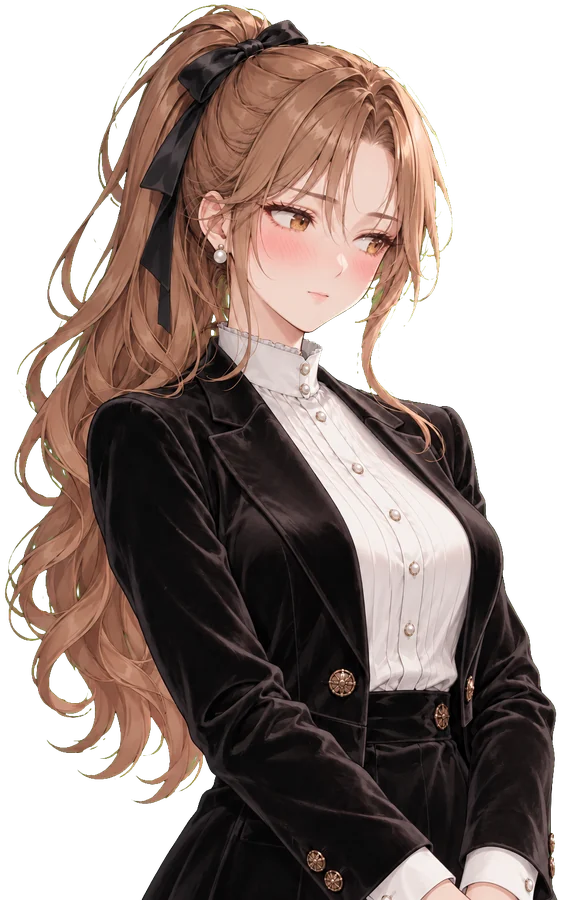
#> input picture piano-block-puzzle/art/chaea_blush.webp, 562 x 900 px
$ python key-portrait.py ../art/chaea_blush.webp ../art/chaea_normal.webp 100
#> lines starting #> are read from the running program, lines starting #| are printed output that depends on the picture
# 크로마키 초록(#00FF00) 배경을 빼고 투명 webp 로 줄여 저장한다.
#   python tools/key-portrait.py 원본.png 결과.webp [높이=900]
# 초록이 다른 색보다 얼마나 센지로 투명도를 정하고, 가장자리에 번진 초록은 빼 준다(despill).
import sys
import numpy as np
from PIL import Image

src, dst = sys.argv[1], sys.argv[2]
height = int(sys.argv[3]) if len(sys.argv) > 3 else 900

im = Image.open(src).convert('RGB')
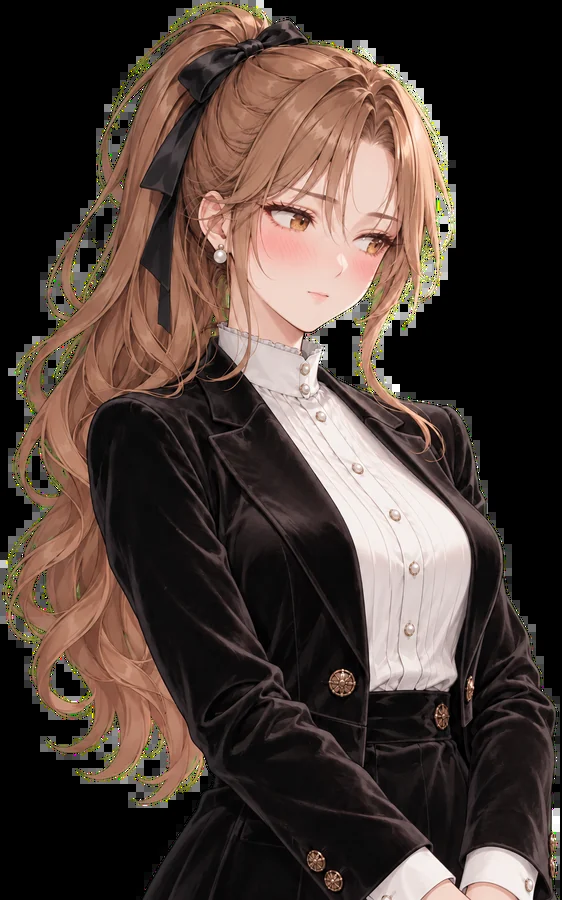
#> im: PIL image 562x900 RGB; mean R, G, B 76.5, 61.9, 55.1
a = np.asarray(im).astype(np.float32)
r, g, b = a[..., 0], a[..., 1], a[..., 2]
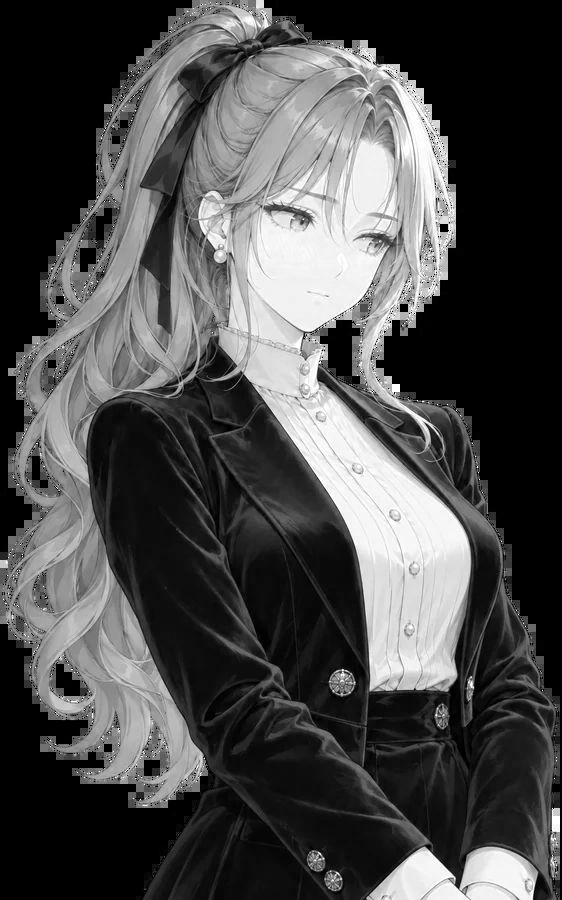
#> r: shape (900, 562) float32; min 0, max 255, mean 76.5
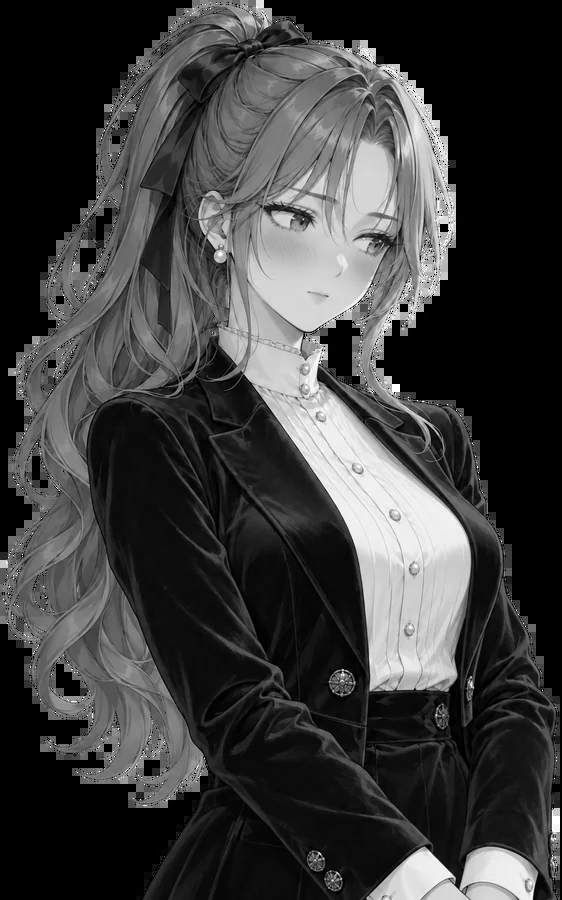
#> g: shape (900, 562) float32; min 0, max 255, mean 61.9
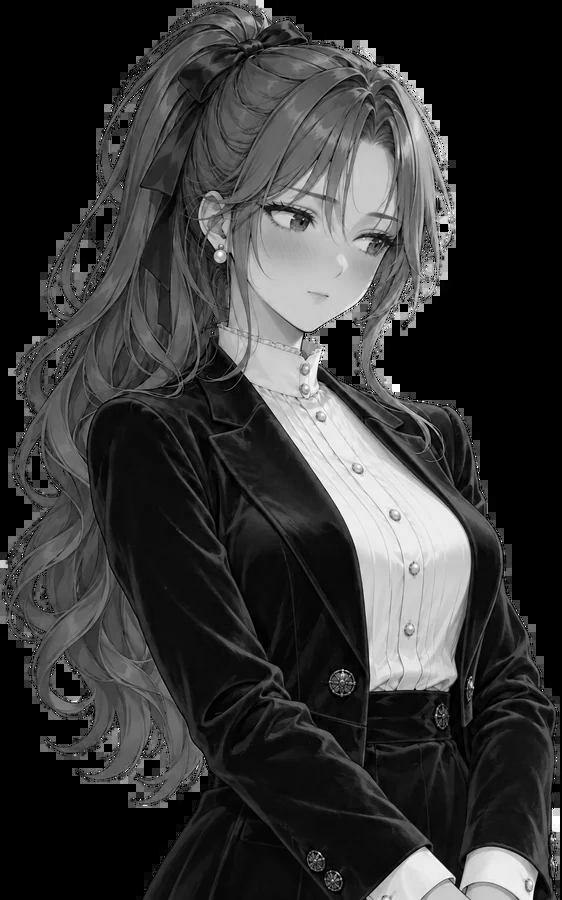
#> b: shape (900, 562) float32; min 0, max 255, mean 55.1
excess = g - np.maximum(r, b)  # 초록이 얼마나 튀는지
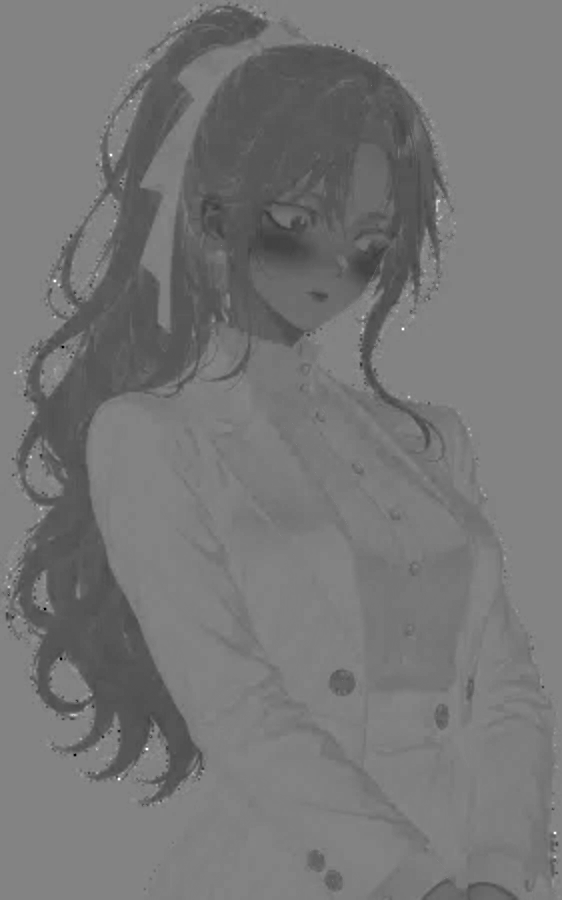
#> excess: shape (900, 562) float32; min -154, max 145, mean -14.6; drawn with min black and max white
# 25 이하는 완전 불투명, 90 이상은 완전 투명, 사이는 부드럽게
alpha = 1 - np.clip((excess - 25) / (90 - 25), 0, 1)
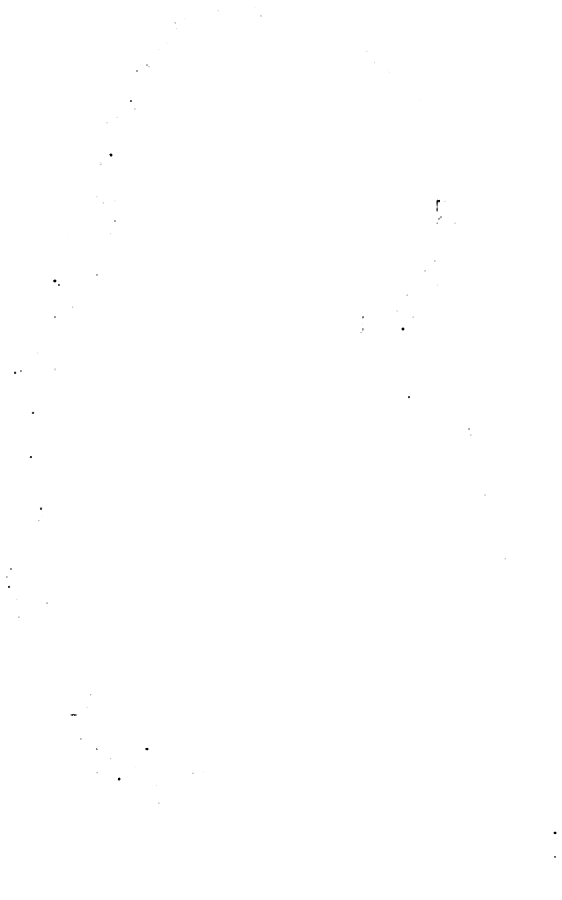
#> alpha: shape (900, 562) float32; min 0, max 1, mean 1
# 번진 초록 빼기: 초록을 빨강·파랑 중 큰 값 근처로 눌러 준다
g2 = np.where(excess > 0, np.maximum(r, b) + np.minimum(excess, 0) * 0, g)
g2 = np.minimum(g, np.maximum(r, b) + 6)
out = np.dstack([r, g2, b, alpha * 255]).clip(0, 255).astype(np.uint8)
img = Image.fromarray(out, 'RGBA')

# 투명한 가장자리를 잘라 내고(위·좌우만, 아래는 몸이 이어지게 둔다) 높이를 맞춘다
bbox = img.getchannel('A').point(lambda v: 255 if v > 16 else 0).getbbox()
#> bbox = (0, 0, 562, 900)
if bbox:
    l, t, rr, bb = bbox
#> l = 0; t = 0; rr = 562; bb = 900
    pad = 8
    img = img.crop((max(0, l - pad), max(0, t - pad), min(img.width, rr + pad), img.height))
w = round(img.width * height / img.height)
#> w = 62
img = img.resize((w, height), Image.LANCZOS)
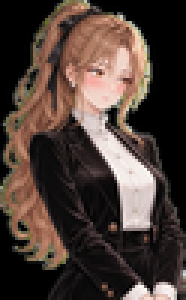
#> img: PIL image 62x100 RGBA (shown 3 times larger); mean R, G, B, A 76.7, 62.1, 55.3, 254.9; transparent parts drawn white
img.save(dst, 'WEBP', quality=86, method=6)
print(dst, img.size)
#| ../art/chaea_normal.webp (62, 100)
